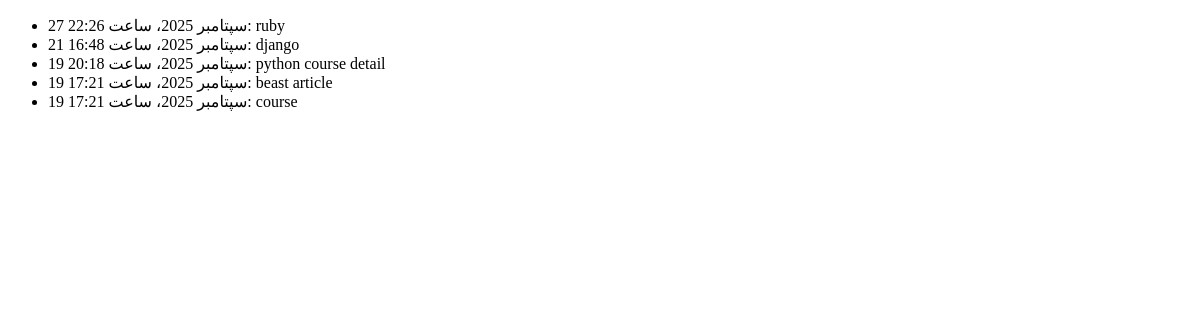
Page /articles/archive on the earlier database version.
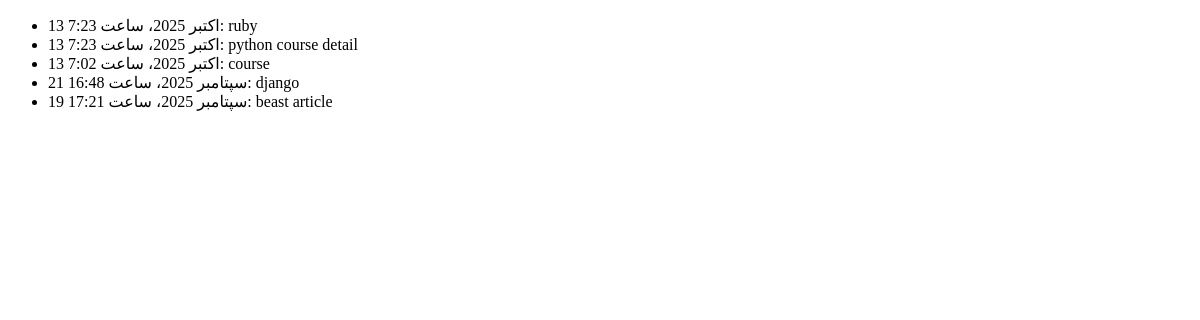
Same page on the later database version.
### blog/models.py (models this page shows, shortened)
class Article(models.Model):
    author = models.ForeignKey(User,on_delete=models.CASCADE,related_name='articles',verbose_name="نویسنده ی مقاله")
    category = models.ManyToManyField(Category,related_name='articles', verbose_name="دسته بندی")
    title = models.CharField(max_length=100,verbose_name="عنوان")
    body = models.TextField(verbose_name="توضیحات")
    views = models.IntegerField(null=True,verbose_name="بازدید")
    image = models.ImageField(upload_to='images/articles/',verbose_name="انتخاب تصویر",blank=True,null=True)
    created = models.DateTimeField(auto_now_add=True,verbose_name="زمان ساخت")
    updated = models.DateTimeField(auto_now=True,verbose_name="بروزرسانی")
    myfile = models.FileField(upload_to='test',null=True,verbose_name="انتخاب فایل")
    status = models.BooleanField(default=False,verbose_name="وضعیت دوره")
    published = models.BooleanField(default=False,verbose_name="منتشر شده")
    slug = models.SlugField(unique=True,blank=True)
    pub_date = models.DateTimeField(default=timezone.now,verbose_name="تاریخ")
    objects = models.Manager()
    custom_manager = ArticleManager()
    def show_image(self):
        if self.image:
            return format_html(f'<img src="{self.image.url}" width="50px" height="50px">')
        return format_html('<h3 style="color:red">تصویر ندارد</h3>')
    show_image.short_description = "تصویر"
    class Meta:
        ordering = ('-created',)
        verbose_name = "مقاله"
        verbose_name_plural = "مقالات"

### blog/views.py (the view)
# urls.py: path('archive',views.ArchiveIndexArticleView.as_view(),name='archive'),
class ArchiveIndexArticleView(ArchiveIndexView):
    model = Article
    date_field = 'updated'

### context_processors/context_processors.py (called while the page is built)
def recent_articles(request):
    recent_articles = Article.objects.order_by('-created')
    categories = Category.objects.all()
    return {'recent_articles': recent_articles,"categories": categories}

### blog/templates/blog/article_archive.html (shortened to what this page needs)
<!DOCTYPE html>
<html lang="en">
<head>
</head>
<body>
<ul>
    {% for article in latest %}
        <li>{{ article.updated }}: {{ article.title }}</li>
    {% endfor %}
</ul>
</body>
</html>

Differences in the rows shown:
changed Article "ruby": updated "27 سپتامبر 2025، ساعت 22:26" → "13 اکتبر 2025، ساعت 7:23"
changed Article "python course detail": updated "19 سپتامبر 2025، ساعت 20:18" → "13 اکتبر 2025، ساعت 7:23"; moves up the list
changed Article "course": updated "19 سپتامبر 2025، ساعت 17:21" → "13 اکتبر 2025، ساعت 7:02"; moves up the list
